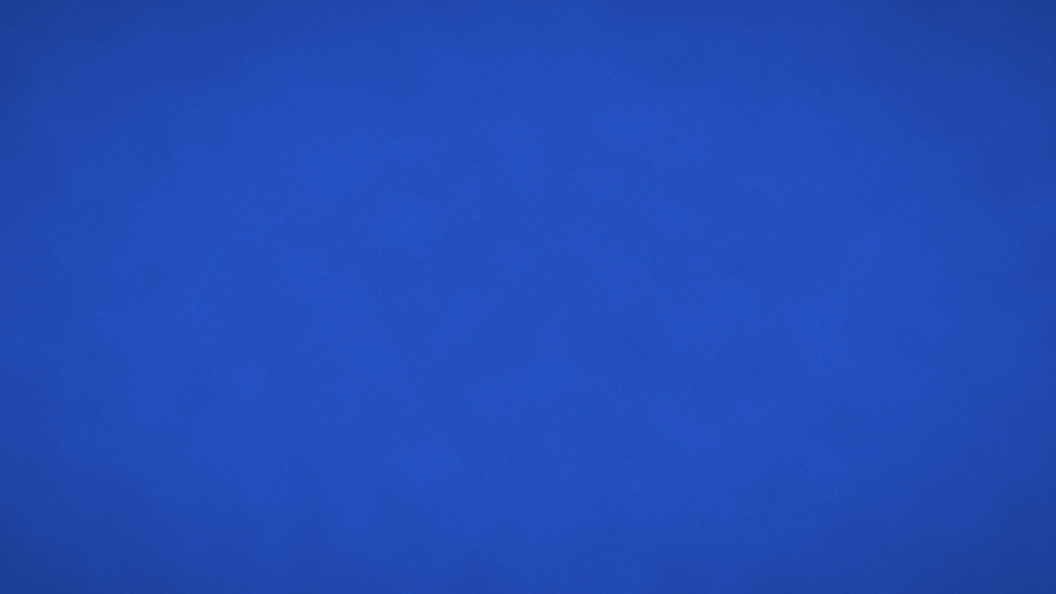
#> input picture app/tex/bg_blue.jpg, 2112 x 1188 px (shown at 1/2 size)
$ python print.py ../app/tex/bg_blue.jpg out.png --h 1.0
#> lines starting #> are read from the running program, lines starting #| are printed output that depends on the picture; after the words box and inside, x2 and y2 are one past the last pixel; in counts of white or black regions, pixels touching at a corner belong together
# Print pipeline: every raster asset gets the same treatment (DESIGN_SYSTEM.md section 2).
#   python3 tools/print.py <in> <out.png> --h 600 [--mode mono|duo|none] [--cut auto|white|person|none] [--border 10]
# --h is the height (px) the asset will be shown at in the 1920x1080 frame, so the halftone pitch (6.5 px) and border
# (10 px) come out identical on screen whatever the source resolution.
import argparse, numpy as np, cv2

ap = argparse.ArgumentParser()
ap.add_argument('src'); ap.add_argument('out')
ap.add_argument('--h', type=float, required=True); ap.add_argument('--mode', default='mono')
ap.add_argument('--cut', default='auto'); ap.add_argument('--border', type=float, default=10)
ap.add_argument('--pitch', type=float, default=6.5); ap.add_argument('--ss', type=int, default=2, help='supersampling of the output')
a = ap.parse_args()

img = cv2.imread(a.src, cv2.IMREAD_UNCHANGED)
#> img is the input picture: shape (1188, 2112, 3); mean B, G, R 182.5, 75.6, 34.2
if img.ndim == 2: img = cv2.cvtColor(img, cv2.COLOR_GRAY2BGRA)
if img.shape[2] == 3: img = np.dstack([img, np.full(img.shape[:2], 255, np.uint8)])
#> img: shape (1188, 2112, 4)
S = a.h * a.ss / img.shape[0]  # scale to output pixels
#> S = 0.00168
img = cv2.resize(img, (round(img.shape[1] * S), round(img.shape[0] * S)), interpolation=cv2.INTER_AREA)
bgr, alpha = img[..., :3], img[..., 3].astype(np.float32) / 255
#> alpha = [[1, 1, 1, 1], [1, 1, 1, 1]]
H, W = alpha.shape
#> H = 2; W = 4

# ---- cut-out ----
mode = a.cut
if mode == 'auto': mode = 'none' if alpha.min() < .99 else 'white'
#> mode = 'white'
if mode == 'white':  # flood the near-white background from the borders
    near = (bgr.min(2) > 236).astype(np.uint8)
#> near = [[0, 0, 0, 0], [0, 0, 0, 0]]
    ff = near.copy(); mask = np.zeros((H + 2, W + 2), np.uint8)
#> after `ff = near.copy()`: ff = [[0, 0, 0, 0], [0, 0, 0, 0]]
    for x, y in [(0, 0), (W - 1, 0), (0, H - 1), (W - 1, H - 1)]:
        if ff[y, x]: cv2.floodFill(ff, mask, (x, y), 2)
    bg = (ff == 2).astype(np.float32); alpha = cv2.GaussianBlur(1 - bg, (0, 0), .8 * a.ss)
#> after `bg = (ff == 2).astype(np.float32)`: bg = [[0, 0, 0, 0], [0, 0, 0, 0]]
elif mode == 'person':
    import mediapipe as mp
    from mediapipe.tasks.python import vision, BaseOptions
    seg = vision.ImageSegmenter.create_from_options(vision.ImageSegmenterOptions(
        base_options=BaseOptions(model_asset_path='/tmp/claude-0/models/selfie_multiclass_256x256.tflite'), output_confidence_masks=True))
    r = seg.segment(mp.Image(image_format=mp.ImageFormat.SRGB, data=np.ascontiguousarray(cv2.cvtColor(bgr, cv2.COLOR_BGR2RGB))))
    alpha = np.clip((1 - r.confidence_masks[0].numpy_view() - .25) / .5, 0, 1); alpha = cv2.GaussianBlur(alpha, (0, 0), a.ss)

# ---- halftone (round dots, 45 degrees, fixed on-screen pitch) ----
g = cv2.cvtColor(bgr, cv2.COLOR_BGR2GRAY).astype(np.float32) / 255
#> g = [[0.286, 0.306, 0.306, 0.286], [0.29, 0.306, 0.306, 0.286]]
g = np.clip((g - .06) / .9, 0, 1)  # print levels
#> g = [[0.251, 0.273, 0.273, 0.251], [0.256, 0.273, 0.273, 0.251]]
if a.mode in ('mono', 'duo'):
    p = a.pitch * a.ss; yy, xx = np.mgrid[0:H, 0:W].astype(np.float32)
#> after `yy, xx = np.mgrid[0:H, 0:W].astype(np.float32)`: yy = [[0, 0, 0, 0], [1, 1, 1, 1]]; xx = [[0, 1, 2, 3], [0, 1, 2, 3]]
    u = (xx + yy) / np.sqrt(2) / p; v = (xx - yy) / np.sqrt(2) / p
    du, dv = u - np.round(u), v - np.round(v); d = np.sqrt(du * du + dv * dv)  # distance to cell centre (cell units)
    cell_g = cv2.GaussianBlur(g, (0, 0), p * .35)
#> cell_g = [[0.266, 0.266, 0.266, 0.266], [0.266, 0.266, 0.266, 0.266]]
    rad = np.sqrt(np.clip(1 - cell_g, 0, 1) / np.pi) * 1.05  # dot radius for the tone
#> rad = [[0.507, 0.507, 0.507, 0.507], [0.507, 0.507, 0.507, 0.507]]
    ink = np.clip((rad - d) * p * .9 + .5, 0, 1)
#> ink = [[1, 1, 1, 1], [1, 1, 1, 1]]
    ink_col = np.array([0x15, 0x15, 0x15], np.float32)
    if a.mode == 'duo':  # blue carries the mid-tones, ink the darks
        blue = np.array([0xD9, 0x52, 0x00], np.float32)  # BGR of #0052D9
        mid = np.clip(1 - np.abs(cell_g - .45) / .35, 0, 1)[..., None]
        col = ink_col * (1 - mid) + blue * mid
    else: col = ink_col
    paper = np.array([0xF6, 0xF8, 0xFB], np.float32)
    out = paper * (1 - ink[..., None]) + col * ink[..., None]
else:
    out = bgr.astype(np.float32)

# ---- white border with a scissor-cut edge ----
b = a.border * a.ss
hard = (alpha > .5).astype(np.uint8)
#> hard = [[1, 1, 1, 1], [1, 1, 1, 1]]
dil = cv2.dilate(hard, cv2.getStructuringElement(cv2.MORPH_ELLIPSE, (int(2 * b) + 1, int(2 * b) + 1)))
#> dil = [[1, 1, 1, 1], [1, 1, 1, 1]]
pad = int(b + 4 * a.ss)
out = cv2.copyMakeBorder(out, pad, pad, pad, pad, cv2.BORDER_CONSTANT, value=(255, 255, 255))
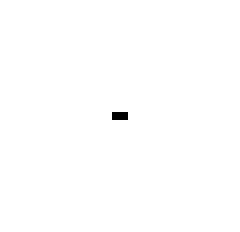
#> out: shape (58, 60, 3) float32 (shown 4 times larger); values 21 (black) and 255 (white), 99.8% white; black in thin lines or dots, all inside (x1, y1, x2, y2) = (28, 28, 32, 30)
alpha = cv2.copyMakeBorder(alpha, pad, pad, pad, pad, cv2.BORDER_CONSTANT, value=0)
dil = cv2.copyMakeBorder(dil, pad, pad, pad, pad, cv2.BORDER_CONSTANT, value=0)
cs, _ = cv2.findContours(dil, cv2.RETR_EXTERNAL, cv2.CHAIN_APPROX_NONE)
#> cs = 1 item
edge = np.zeros_like(dil); rng = np.random.default_rng(3)
for c in cs:  # straight runs (~90 px on screen) with 1.2 px deviation
    c = cv2.approxPolyDP(c, 1.5 * a.ss, True)[:, 0].astype(np.float32)
    seg_pts = []
    for i in range(len(c)):
        p0, p1 = c[i], c[(i + 1) % len(c)]; n = max(1, int(np.linalg.norm(p1 - p0) / (90 * a.ss)))
        for k in range(n): seg_pts.append(p0 + (p1 - p0) * k / n + rng.normal(0, 1.2 * a.ss, 2))
    cv2.fillPoly(edge, [np.array(seg_pts, np.int32)], 1)
#> this loop made 1 pass
#> c on pass 1: [[28, 28], [31, 29]]
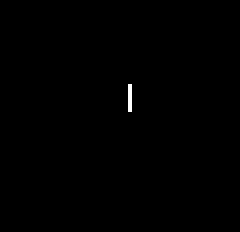
#> edge: shape (58, 60) (shown 4 times larger); values 0 (black) and 1 (white), 0.2% white in thin lines or dots, all inside (x1, y1, x2, y2) = (32, 21, 33, 28)
border_white = np.array([0xF6, 0xFA, 0xFB], np.float32)
#> border_white = [246, 250, 251]
a3 = alpha[..., None]
rgb = out * a3 + border_white * (1 - a3)
A = np.maximum(edge.astype(np.float32), alpha)
A = cv2.GaussianBlur(A, (0, 0), .6 * a.ss)
res = np.dstack([np.clip(rgb, 0, 255).astype(np.uint8), (A * 255).astype(np.uint8)])
cv2.imwrite(a.out, res)
print('wrote', a.out, res.shape, 'cut:', mode, 'halftone:', a.mode)
#| wrote out.png (58, 60, 4) cut: white halftone: mono
